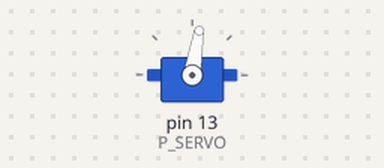
The program below on a simulated Raspberry Pi (header pin numbers). Parts: servo. Servo angles are drawn from the pulse width (0.5 ms = 0°, 2.5 ms = 180°); what the program prints to the terminal is not drawn. At 0.2 s the program stops and its outputs stay as they are.

Above: at 0.2 s.
Timing chart, 0 to 1.7 s (numbered marks = the images above):
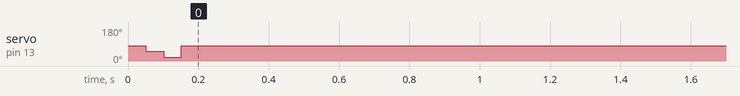

The program:

pwm2.py
```python
 #Software PWM Servo2.py
import RPi.GPIO as GPIO
import time
P_SERVO = 13 # GPIO端口号，根据实际修改
fPWM = 50  # Hz (软件PWM方式，频率不能设置过高)
a = 10
b = 2
def setup():
    global pwm
    GPIO.setmode(GPIO.BOARD)
    GPIO.setup(P_SERVO, GPIO.OUT)
    pwm = GPIO.PWM(P_SERVO, fPWM)
    pwm.start(0)
def setDirect(direct):
    duty = a / 180 * direct + b
    pwm.ChangeDutyCycle(duty)
    print ("direct=", direct, "-> duty =", duty
)
    time.sleep(0.05)

print ("starting"
)
setup()
for direct in range(90, 0, -30):
    setDirect(direct)
direct = 90
setDirect(90)
GPIO.cleanup()
print ("done")
```

Measured:
- by itself, servo on pin 13 (P_SERVO): 81° → 51° at 0.05 s, → 21° 0.05 s later, → 81° 0.05 s later
